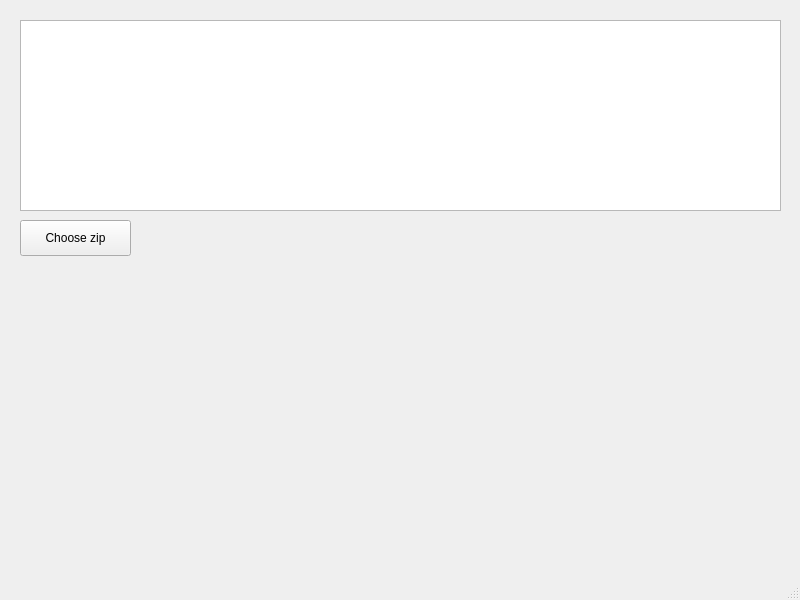
<?xml version="1.0" encoding="UTF-8"?>
<ui version="4.0">
 <class>MainWindow</class>
 <widget class="QMainWindow" name="MainWindow">
  <property name="geometry">
   <rect>
    <x>0</x>
    <y>0</y>
    <width>800</width>
    <height>600</height>
   </rect>
  </property>
  <property name="windowTitle">
   <string>MainWindow</string>
  </property>
  <widget class="QWidget" name="centralwidget">
   <widget class="QPushButton" name="pushButton">
    <property name="geometry">
     <rect>
      <x>20</x>
      <y>220</y>
      <width>111</width>
      <height>36</height>
     </rect>
    </property>
    <property name="text">
     <string>Choose zip</string>
    </property>
   </widget>
   <widget class="QTableView" name="tableView">
    <property name="geometry">
     <rect>
      <x>20</x>
      <y>20</y>
      <width>761</width>
      <height>191</height>
     </rect>
    </property>
   </widget>
  </widget>
  <widget class="QMenuBar" name="menubar">
   <property name="geometry">
    <rect>
     <x>0</x>
     <y>0</y>
     <width>800</width>
     <height>32</height>
    </rect>
   </property>
  </widget>
  <widget class="QStatusBar" name="statusbar"/>
 </widget>
 <resources/>
 <connections/>
</ui>
